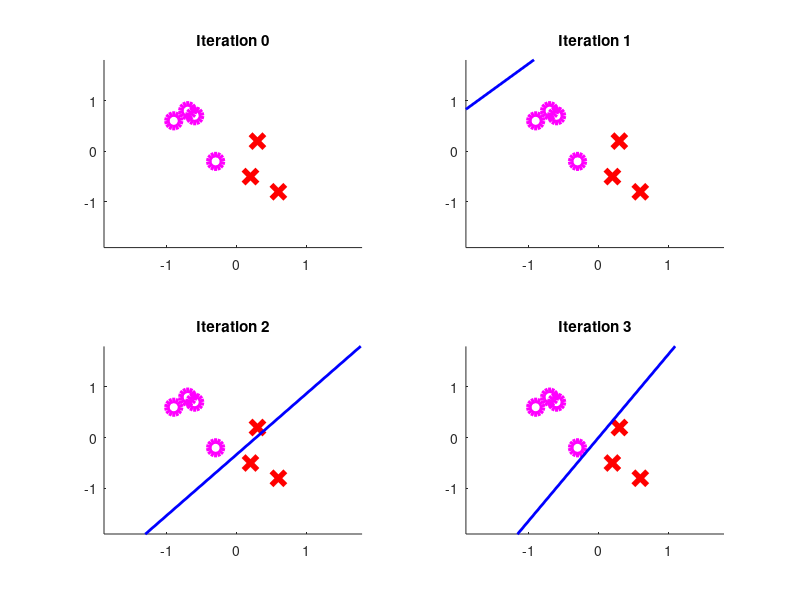

Reproduce this figure in MATLAB.
function perceptron()
close all
% x = [
%     0 0;
%     -0.1 0.1;
%     -0.3 -0.2;
%     0.2 0.1;
%     0.2 -0.1;
%     -1.1 -1;
%     -1.3 -1.2;
%     -1 -1;
%     1 1;
%     0.9 1.2;
%     1.1 1;
%     ];

% y = [1 1 1 1 1 -1 -1 -1 -1 -1 -1]';

x = [-0.7 0.8; -0.9 0.6; -0.3 -0.2; -0.6 0.7; 0.6 -0.8; 0.2 -0.5; 0.3 0.2];
y = [1 1 1 1 -1 -1 -1]';

 
as = x(y == 1, :);
bs = x(y == -1, :);


xx = [min(x(:))-1 max(x(:))+1];

N = 4;
w = [0 0]';
b = 0;

figure(1)
for k = 1:N
    subplot(2, 2, k)
    title(sprintf('Iteration %d', k-1));
   
    z = out(x, w, b);
    diff = (z ~= y);
    
    errors = sum(diff);
    slope = -w(1) / w(2);
    fprintf('Iter = %d, Errors = %d, Slope = %f\n', k-1, errors, slope);
    
    hold on
    plot(as(:, 1), as(:, 2), 'mo', 'MarkerSize', 10, 'LineWidth', 4);
    plot(bs(:, 1), bs(:, 2), 'rx', 'MarkerSize', 10, 'LineWidth', 4);
    yy = slope * xx - b / w(2);
    plot(xx, yy, 'b', 'LineWidth', 2);
    axis([xx xx]);
    pause
    
    w = w + sum(repmat(y(diff), [1 2]) .* x(diff, :))';
    b = b + sum(y(diff));
end


end


function a = activ(x, w, b)
    a = x * w + b;
end

function o = out(x, w, b)
    o = -1 + 2 * (activ(x, w, b) >= 0);
end